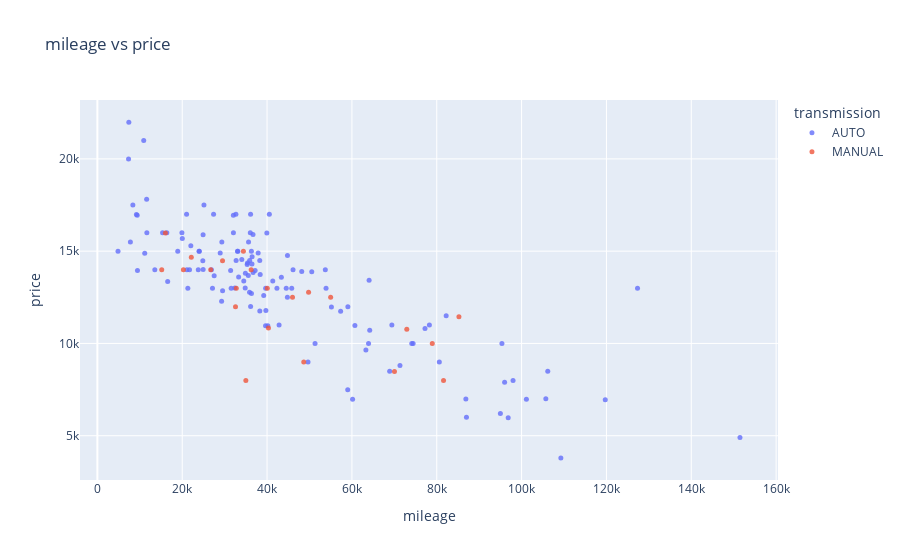

Notebook code for this chart:
### Markdown cell above
`From the above figure it is clear that most people will go for an automatic transmission.

### Code cell
fig = px.scatter(cars_df, 
                 x='mileage', 
                 y='price', 
                 color='transmission', 
                 opacity=0.8, 
                 hover_data=['year'], 
                 title='mileage vs price')
fig.update_traces(marker_size=5)
fig.show()
